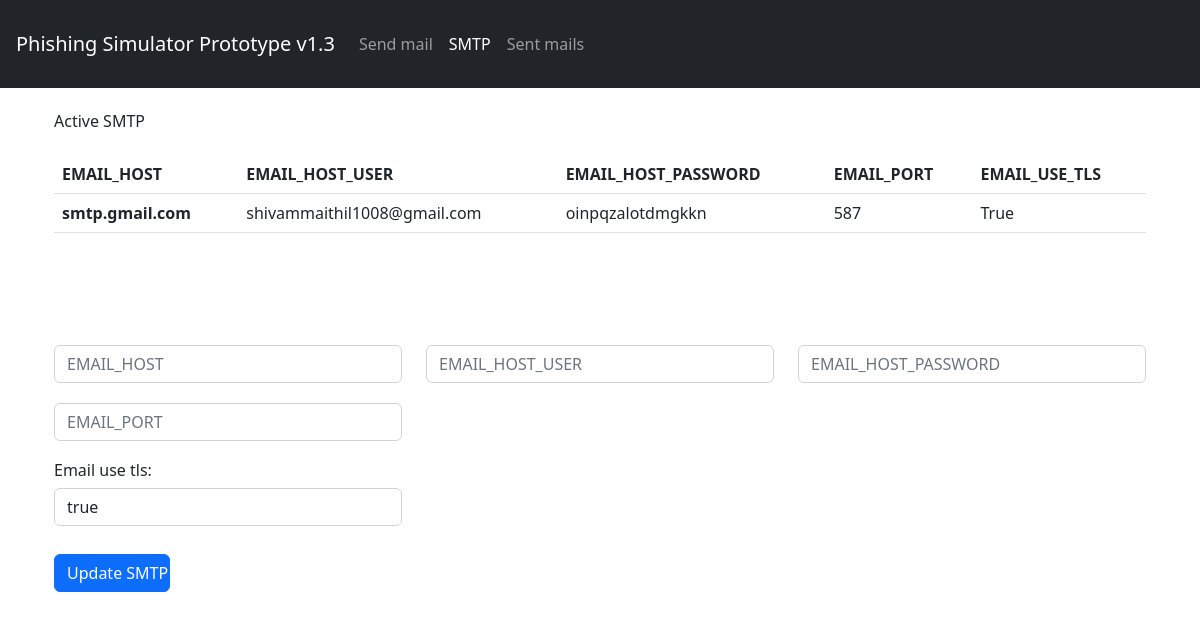
Page /add-smtp/ on the committed database.
### mailer/models.py (models this page shows, shortened)
class Backend(models.Model):
    email_host              = models.CharField(max_length=255, blank=True, null=True)
    email_host_user         = models.CharField(max_length=255, blank=True, null=True)
    email_host_password     = models.CharField(max_length=255, blank=True, null=True)
    email_port              = models.CharField(max_length=255, blank=True, null=True)
    email_use_tls           = models.BooleanField(default=False)

### mailer/views.py (the view)
# urls.py: path('add-smtp/', SenderAddView, name="add-sender-view"),
def SenderAddView(request):
    if request.method == "POST":
        form = AddSMTP(request.POST)
        if form.is_valid():
            try:
                email_host          = form.cleaned_data['email_host']
                email_host_user        = form.cleaned_data['email_host_user']
                email_host_password = form.cleaned_data['email_host_password']
                email_port          = form.cleaned_data['email_port']
                email_use_tls       = form.cleaned_data['email_use_tls']
                EMAIL_HOST = email_host.strip()
                EMAIL_HOST_USER = email_host_user.strip()
                EMAIL_HOST_PASSWORD = email_host_password.strip()
                EMAIL_PORT = int(email_port)
                bl = True
                if email_use_tls == 'true':
                    bl = True
                if email_use_tls == 'false':
                    bl = False
                Backend.objects.all().delete()
                Backend.objects.create(email_host=EMAIL_HOST, email_host_user=EMAIL_HOST_USER,
                                        email_host_password=EMAIL_HOST_PASSWORD, email_port=EMAIL_PORT,
                                        email_use_tls=bl)
                return render(request, 'response.html', {"response": "SMTP added successfuly"})
            except Exception as e:
                return render(request, 'response.html', {"response": e})
        else:
            return render(request, 'response.html', {"response": "Incorrect input format"})
    else:
        backend = Backend.objects.all()
        data = {}
        if len(backend) > 0:
            backend = backend[0]
            data = {'EMAIL_HOST': backend.email_host, 'EMAIL_HOST_USER': backend.email_host_user,
                    'EMAIL_HOST_PASSWORD': backend.email_host_password, 'EMAIL_PORT': backend.email_port,
                    'EMAIL_USE_TLS': backend.email_use_tls}
        else:
            data = {'EMAIL_HOST': None, 'EMAIL_HOST_USER': None,
                    'EMAIL_HOST_PASSWORD': None, 'EMAIL_PORT': None,
                    'EMAIL_USE_TLS': None}
        form = AddSMTP()
        return render(request, 'add-sender.html', {'form':form, 'data':data})

### mailer/forms.py
class AddSMTP(forms.Form):
    CHOICES = (
        ('true', 'true'),
        ('false', 'false')
    )
    email_host            = forms.CharField(required=True, widget=forms.TextInput(attrs={"placeholder":"EMAIL_HOST","class":"form-control",'style':'display:block; margin-bottom:20px'}))
    email_host_user       = forms.CharField(required=True, widget=forms.TextInput(attrs={"placeholder":"EMAIL_HOST_USER","class":"form-control",'style':'display:block; margin-bottom:4px'}))
    email_host_password   = forms.CharField(required=True, widget=forms.TextInput(attrs={"placeholder":"EMAIL_HOST_PASSWORD","class":"form-control",'style':'display:block; margin-bottom:4px'}))
    email_port            = forms.CharField(required=True, widget=forms.TextInput(attrs={"placeholder":"EMAIL_PORT","class":"form-control",'style':'display:block; margin-bottom:4px'}))
    email_use_tls         = forms.ChoiceField(required=True, choices=CHOICES, widget=forms.Select(attrs={"placeholder":"EMAIL_USE_TLS True/False","class":"form-control",'style':'display:block; margin-bottom:4px'}))

### templates/add-sender.html (shortened to what this page needs)
{% load static %}
{% include 'nav.html' %}
<div class="container p-4">
    <h6 class="mb-4">Active SMTP</h6>
    <section>
        <table class="table">
            <thead>
              <tr>
                <th scope="col">EMAIL_HOST</th>
                <th scope="col">EMAIL_HOST_USER</th>
                <th scope="col">EMAIL_HOST_PASSWORD</th>
                <th scope="col">EMAIL_PORT</th>
                <th scope="col">EMAIL_USE_TLS</th>
              </tr>
            </thead>
            <tbody>
              <tr>
                <th scope="row">{{ data.EMAIL_HOST }}</th>
                <td>{{ data.EMAIL_HOST_USER }}</td>
                <td>{{ data.EMAIL_HOST_PASSWORD }}</td>
                <td>{{ data.EMAIL_PORT }}</td>
                <td>{{ data.EMAIL_USE_TLS }}</td>
              </tr>
            </tbody>
        </table>
    </div>
<div class="container p-4">
<section>
<form method="POST" action="">
    <div class="row mb-3 mt-5">
        <div class="col-md-4 ">
            {{form.email_host}}
        </div>
        <div class="col-md-4 ">
                {{form.email_host_user}}
        </div>
        <div class="col-md-4 ">
                {{form.email_host_password}}
        </div>
        <div class="col-md-4 ">
            {{form.email_port}}
        </div>
    </div>
    <div class="row mb-2">
        <div class="col-md-4 ">
            <h6>
                {{form.email_use_tls.label}}:
            </h6>
            {{form.email_use_tls}}
    </div>
    </div>
    <div class="row  mt-4">
        <div class="col-md-4">
            <input class="btn btn-primary col-md-4" type="submit" name="submit" value="Update SMTP" >
        </div>
    </div>
</form>
</section>
</div>

### rows in the picture
Backend: EMAIL_HOST "smtp.gmail.com", EMAIL_HOST_USER "shivammaithil1008@gmail.com", EMAIL_HOST_PASSWORD "oinpqzalotdmgkkn", EMAIL_PORT "587"

### other values in the picture
{{ data.EMAIL_USE_TLS }} "True"
